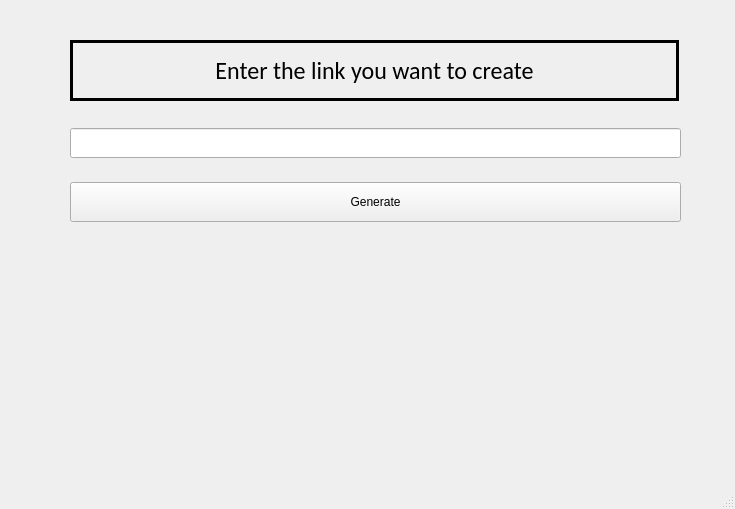
<?xml version="1.0" encoding="UTF-8"?>
<ui version="4.0">
 <class>MainWindow</class>
 <widget class="QMainWindow" name="MainWindow">
  <property name="geometry">
   <rect>
    <x>0</x>
    <y>0</y>
    <width>735</width>
    <height>509</height>
   </rect>
  </property>
  <property name="windowTitle">
   <string>QrCode Generator</string>
  </property>
  <widget class="QWidget" name="centralwidget">
   <widget class="QWidget" name="verticalLayoutWidget">
    <property name="geometry">
     <rect>
      <x>70</x>
      <y>110</y>
      <width>611</width>
      <height>131</height>
     </rect>
    </property>
    <layout class="QVBoxLayout" name="verticalLayout">
     <property name="sizeConstraint">
      <enum>QLayout::SetDefaultConstraint</enum>
     </property>
     <item>
      <widget class="QLineEdit" name="lineEdit">
       <property name="enabled">
        <bool>true</bool>
       </property>
       <property name="minimumSize">
        <size>
         <width>30</width>
         <height>30</height>
        </size>
       </property>
      </widget>
     </item>
     <item>
      <widget class="QPushButton" name="pushButton">
       <property name="minimumSize">
        <size>
         <width>30</width>
         <height>40</height>
        </size>
       </property>
       <property name="text">
        <string>Generate</string>
       </property>
      </widget>
     </item>
    </layout>
   </widget>
   <widget class="QLabel" name="label">
    <property name="geometry">
     <rect>
      <x>70</x>
      <y>40</y>
      <width>609</width>
      <height>61</height>
     </rect>
    </property>
    <property name="minimumSize">
     <size>
      <width>30</width>
      <height>50</height>
     </size>
    </property>
    <property name="font">
     <font>
      <family>Calibri</family>
      <pointsize>18</pointsize>
      <weight>50</weight>
      <italic>false</italic>
      <bold>false</bold>
      <strikeout>false</strikeout>
      <kerning>true</kerning>
     </font>
    </property>
    <property name="autoFillBackground">
     <bool>false</bool>
    </property>
    <property name="frameShape">
     <enum>QFrame::Panel</enum>
    </property>
    <property name="frameShadow">
     <enum>QFrame::Plain</enum>
    </property>
    <property name="lineWidth">
     <number>3</number>
    </property>
    <property name="text">
     <string>Enter the link you want to create</string>
    </property>
    <property name="alignment">
     <set>Qt::AlignCenter</set>
    </property>
   </widget>
  </widget>
  <widget class="QStatusBar" name="statusbar"/>
 </widget>
 <resources/>
 <connections/>
</ui>
